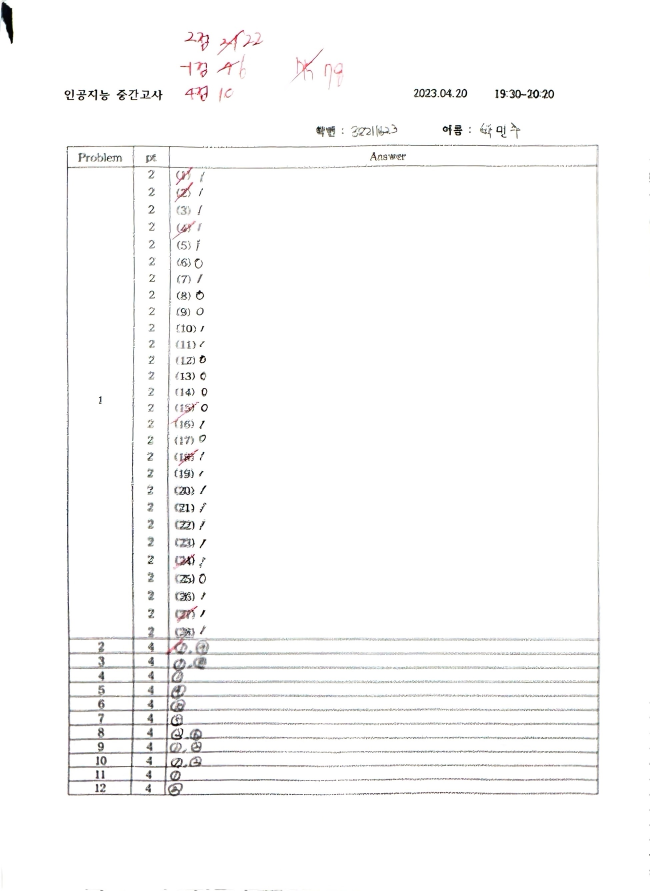
#> input picture image_resize/인공지능 2 - 62.jpg, 1949 x 2671 px, found by its file name (shown at 1/3 size); its folder holds 4 pictures in this run
$ python resize.py
#> lines starting #> are read from the running program, lines starting #| are printed output that depends on the picture
import os
from PIL import Image

def resize_images_in_folder(input_folder: str, output_folder: str, size: tuple = (640, 640)):
    """
    폴더 내의 모든 이미지를 지정된 크기로 변경하고 저장합니다.

    :param input_folder: 원본 이미지가 있는 폴더 경로
    :param output_folder: 변경된 이미지를 저장할 폴더 경로
    :param size: 변경할 크기 (기본값: 640x640)
    """
#> called with input_folder = '/home/elicer/yolov10/image_resize', size = (640, 640)
    if not os.path.exists(output_folder):
        os.makedirs(output_folder)

    for filename in os.listdir(input_folder):
        input_path = os.path.join(input_folder, filename)
        output_path = os.path.join(output_folder, filename)

        if os.path.isdir(input_path):
            print(f"{input_path}는 디렉토리입니다. 건너뜁니다.")
            continue

        try:
            with Image.open(input_path) as img:
#> img is the input picture: PIL image 1949x2671 RGB; mean R, G, B 250.3, 250.1, 250
                resized_img = img.resize(size, Image.LANCZOS)
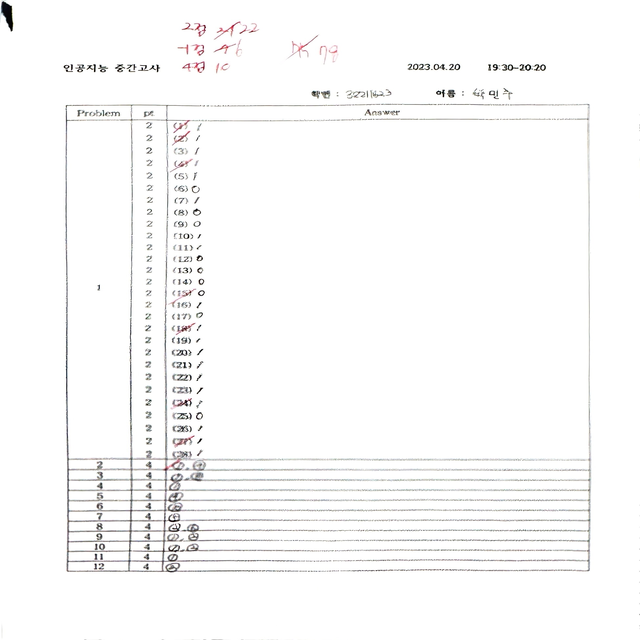
#> resized_img: PIL image 640x640 RGB; mean R, G, B 250.1, 249.9, 249.8
                resized_img.save(output_path)
                print(f"{filename} -> {output_path} (크기 변경 완료)")
        except Exception as e:
            print(f"{filename} 처리 중 오류 발생: {e}")
#> pass 2 of the loop in resize_images_in_folder, `for filename in os.listdir(input_folder):`:
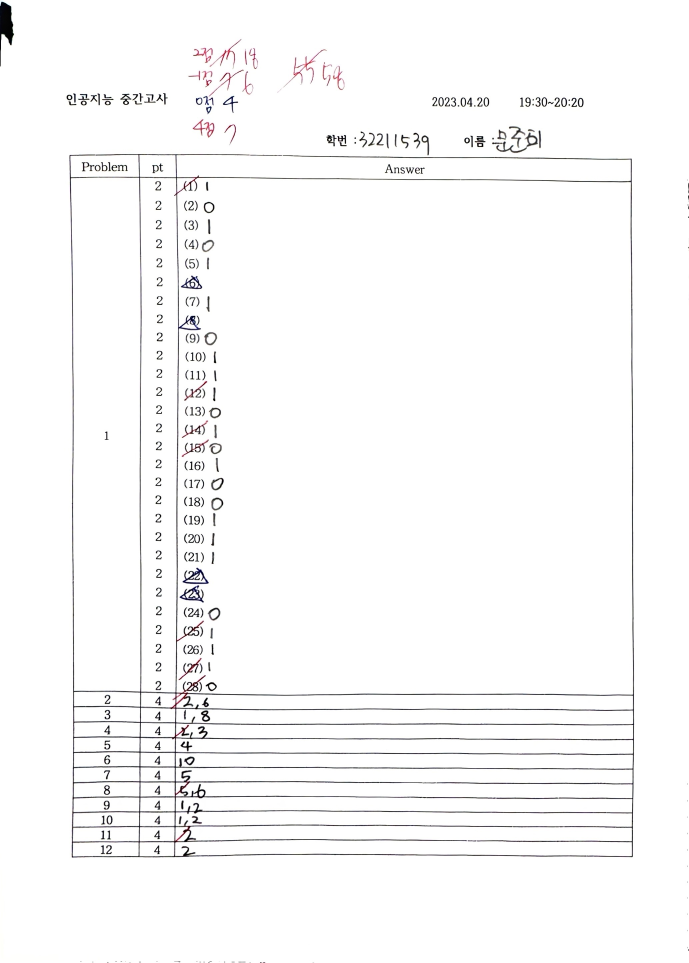
#> input picture image_resize/인공지능 2 - 63.jpg, 2065 x 2888 px, found by its file name (shown at 1/3 size)
#> in resize_images_in_folder, img is the input picture: PIL image 2065x2888 RGB; mean R, G, B 249.5, 249.3, 249.4
#> in resize_images_in_folder, `resized_img = img.resize(size, Image.LANCZOS)`:
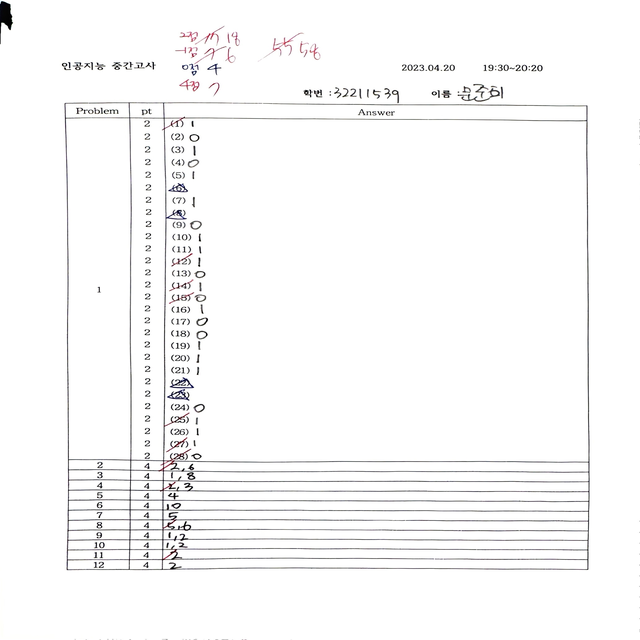
#> resized_img: PIL image 640x640 RGB; mean R, G, B 249, 248.8, 248.9
#> pass 3 of the loop in resize_images_in_folder, `for filename in os.listdir(input_folder):`:
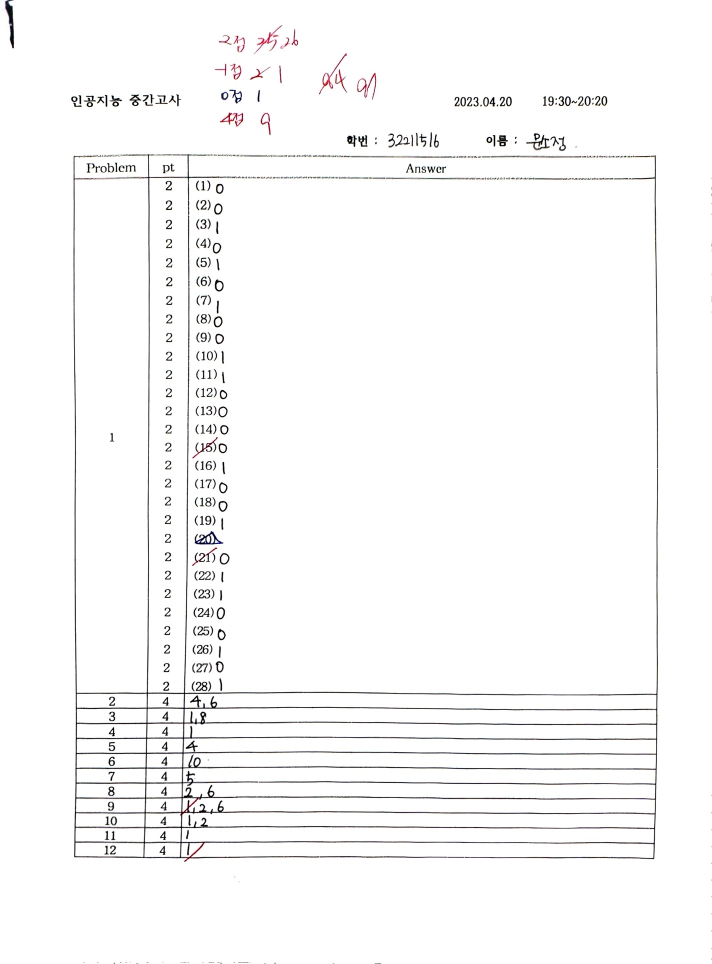
#> input picture image_resize/인공지능 2 - 64.jpg, 2136 x 2890 px, found by its file name (shown at 1/3 size)
#> in resize_images_in_folder, img is the input picture: PIL image 2136x2890 RGB; mean R, G, B 249.3, 249, 249.1
#> in resize_images_in_folder, `resized_img = img.resize(size, Image.LANCZOS)`:
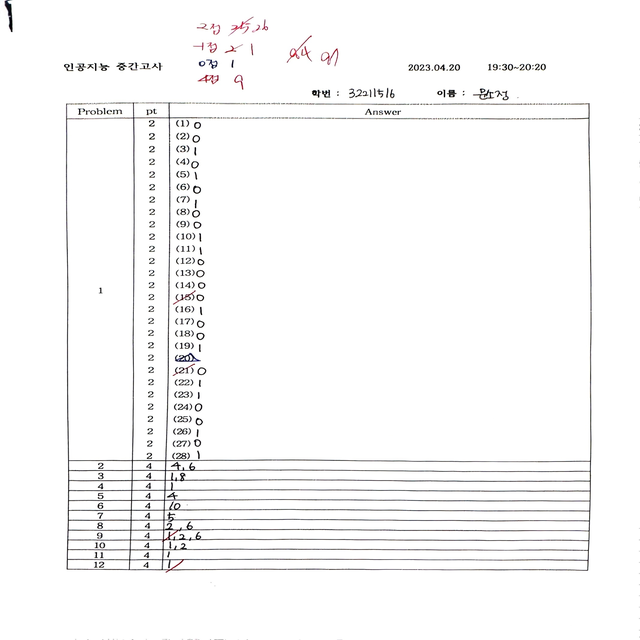
#> resized_img: PIL image 640x640 RGB; mean R, G, B 248.7, 248.5, 248.6
#> the loop made 4 passes; the first 3 are shown

if __name__ == "__main__":
    input_folder = "/home/elicer/yolov10/image_resize"  # 원본 이미지 폴더 경로
    output_folder = "/home/elicer/yolov10/image_resize/resizing"  # 변경된 이미지 저장 폴더 경로
    resize_images_in_folder(input_folder, output_folder)
